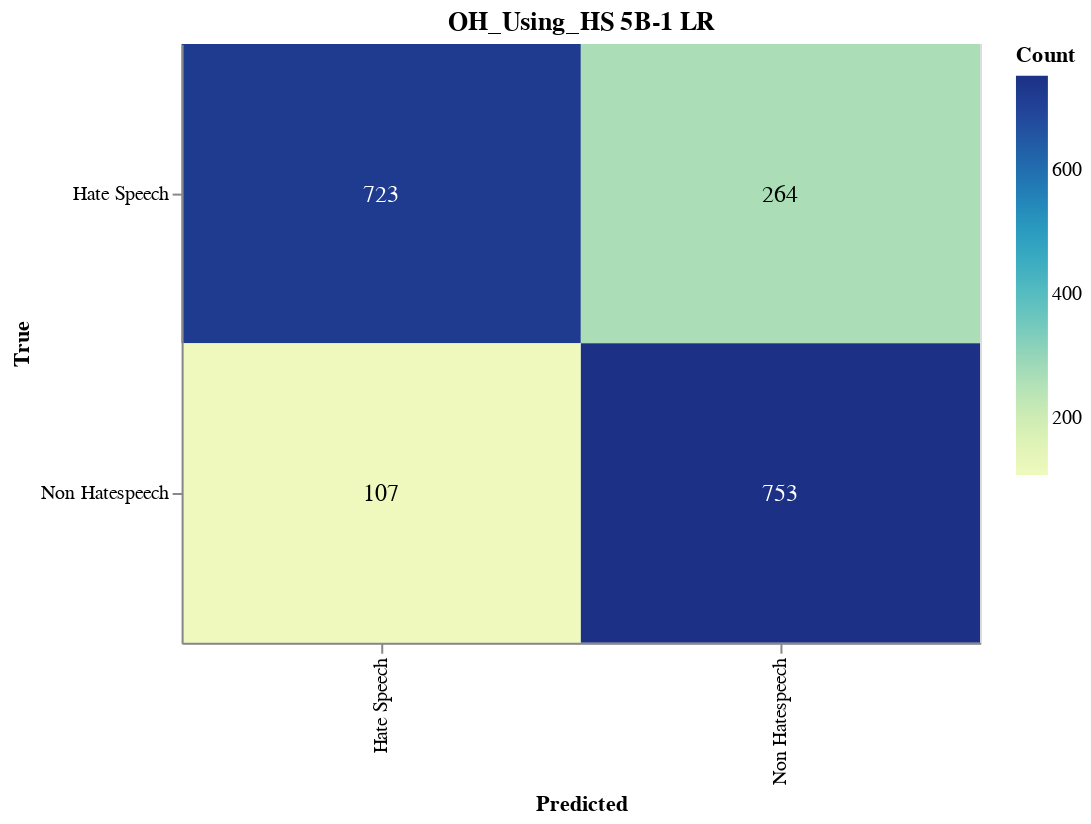

Notebook cell for this chart:
### Markdown cell above
#### Save Confusion Matrix

### Code cell
import altair as alt
import altair_saver
import pandas as pd
from sklearn.metrics import confusion_matrix

# Calculate the confusion matrix
cm = confusion_matrix(true_labels, adjusted_predictions)

# Define class names
class_names = ['Hate Speech', 'Non Hatespeech']

# Convert confusion matrix to DataFrame
cm_df = pd.DataFrame(cm, index=class_names, columns=class_names).reset_index().melt(id_vars='index')
cm_df.columns = ['True', 'Predicted', 'Count']

# Ensure the order of categories
cm_df['True'] = pd.Categorical(cm_df['True'], categories=class_names, ordered=True)
cm_df['Predicted'] = pd.Categorical(cm_df['Predicted'], categories=class_names, ordered=True)

# Create the Altair plot
heatmap = alt.Chart(cm_df).mark_rect().encode(
    x=alt.X('Predicted:O', sort=class_names),
    y=alt.Y('True:O', sort=class_names),
    color='Count:Q',
    tooltip=['True', 'Predicted', 'Count']
).properties(
    width=400,
    height=300,
    title='OH_Using_HS 5B-1 LR'
)

# Add text labels
text = heatmap.mark_text(
    align='center',
    baseline='middle',
    fontSize=12
).encode(
    text='Count:Q',
    color=alt.condition(
        alt.datum.Count > cm.max() / 2,
        alt.value('white'),
        alt.value('black')
    )
)

# Combine heatmap and text
final_chart = heatmap + text

# Display the plot
final_chart.show()

### Figure 1 — Vega-Lite specification as saved in the notebook (floating-point values rounded to 4 significant figures)
{"config": {"view": {"continuousWidth": 300, "continuousHeight": 300}}, "layer": [{"mark": {"type": "rect"}, "encoding": {"color": {"field": "Count", "type": "quantitative"}, "tooltip": [{"field": "True", "type": "ordinal"}, {"field": "Predicted", "type": "ordinal"}, {"field": "Count", "type": "quantitative"}], "x": {"field": "Predicted", "sort": ["Hate Speech", "Non Hatespeech"], "type": "ordinal"}, "y": {"field": "True", "sort": ["Hate Speech", "Non Hatespeech"], "type": "ordinal"}}, "title": "OH_Using_HS 5B-1 LR"}, {"mark": {"type": "text", "align": "center", "baseline": "middle", "fontSize": 12}, "encoding": {"color": {"condition": {"test": "(datum.Count > 376.5)", "value": "white"}, "value": "black"}, "text": {"field": "Count", "type": "quantitative"}, "tooltip": [{"field": "True", "type": "ordinal"}, {"field": "Predicted", "type": "ordinal"}, {"field": "Count", "type": "quantitative"}], "x": {"field": "Predicted", "sort": ["Hate Speech", "Non Hatespeech"], "type": "ordinal"}, "y": {"field": "True", "sort": ["Hate Speech", "Non Hatespeech"], "type": "ordinal"}}, "title": "OH_Using_HS 5B-1 LR"}], "data": {"name": "data-9926c58751df5f0ce8df3a2994bfedd2"}, "height": 300, "width": 400, "$schema": "https://vega.github.io/schema/vega-lite/v5.17.0.json", "datasets": {"data-9926c58751df5f0ce8df3a2994bfedd2": [{"True": "Hate Speech", "Predicted": "Hate Speech", "Count": 723}, {"True": "Non Hatespeech", "Predicted": "Hate Speech", "Count": 107}, {"True": "Hate Speech", "Predicted": "Non Hatespeech", "Count": 264}, {"True": "Non Hatespeech", "Predicted": "Non Hatespeech", "Count": 753}]}}
